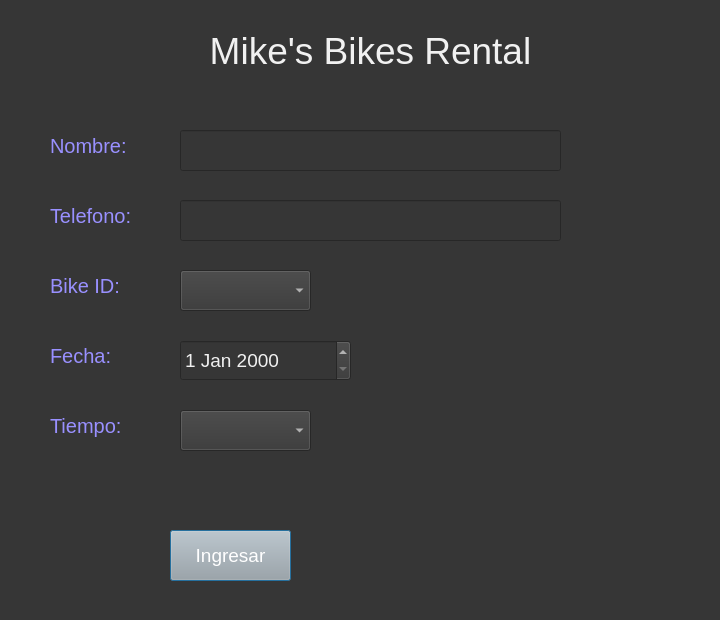
<?xml version="1.0" encoding="UTF-8"?>
<ui version="4.0">
 <class>Dialog</class>
 <widget class="QDialog" name="Dialog">
  <property name="geometry">
   <rect>
    <x>0</x>
    <y>0</y>
    <width>720</width>
    <height>620</height>
   </rect>
  </property>
  <property name="windowTitle">
   <string>Dialog</string>
  </property>
  <property name="styleSheet">
   <string notr="true">background-color: rgb(54, 54, 54);</string>
  </property>
  <widget class="QLabel" name="title">
   <property name="geometry">
    <rect>
     <x>170</x>
     <y>30</y>
     <width>401</width>
     <height>41</height>
    </rect>
   </property>
   <property name="styleSheet">
    <string notr="true">color: rgb(241, 241, 241); font-size:28pt;</string>
   </property>
   <property name="text">
    <string>Mike's Bikes Rental</string>
   </property>
   <property name="alignment">
    <set>Qt::AlignCenter</set>
   </property>
   <property name="wordWrap">
    <bool>true</bool>
   </property>
  </widget>
  <widget class="QLabel" name="namelabel">
   <property name="geometry">
    <rect>
     <x>50</x>
     <y>130</y>
     <width>101</width>
     <height>31</height>
    </rect>
   </property>
   <property name="styleSheet">
    <string notr="true">font-size:15pt; color:rgb(153, 144, 255)</string>
   </property>
   <property name="text">
    <string>Nombre:</string>
   </property>
  </widget>
  <widget class="QLabel" name="phonelabel">
   <property name="geometry">
    <rect>
     <x>50</x>
     <y>200</y>
     <width>111</width>
     <height>31</height>
    </rect>
   </property>
   <property name="styleSheet">
    <string notr="true">font-size:15pt; color:rgb(153, 144, 255)</string>
   </property>
   <property name="text">
    <string>Telefono:</string>
   </property>
  </widget>
  <widget class="QLineEdit" name="nameLineEdit">
   <property name="geometry">
    <rect>
     <x>180</x>
     <y>130</y>
     <width>381</width>
     <height>41</height>
    </rect>
   </property>
   <property name="styleSheet">
    <string notr="true">font-size:14pt; color: rgb(241, 241, 241)</string>
   </property>
  </widget>
  <widget class="QLineEdit" name="phoneLineEdit">
   <property name="geometry">
    <rect>
     <x>180</x>
     <y>200</y>
     <width>381</width>
     <height>41</height>
    </rect>
   </property>
   <property name="styleSheet">
    <string notr="true">font-size:14pt; color: rgb(241, 241, 241)</string>
   </property>
  </widget>
  <widget class="QPushButton" name="acceptButton">
   <property name="geometry">
    <rect>
     <x>170</x>
     <y>530</y>
     <width>121</width>
     <height>51</height>
    </rect>
   </property>
   <property name="styleSheet">
    <string notr="true">background-color: rgb(167, 168, 167); font-size:14pt; 
color: rgb(255, 255, 255);</string>
   </property>
   <property name="text">
    <string>Ingresar</string>
   </property>
  </widget>
  <widget class="QLabel" name="datelabel">
   <property name="geometry">
    <rect>
     <x>50</x>
     <y>340</y>
     <width>111</width>
     <height>31</height>
    </rect>
   </property>
   <property name="styleSheet">
    <string notr="true">font-size:15pt; color:rgb(153, 144, 255)</string>
   </property>
   <property name="text">
    <string>Fecha:</string>
   </property>
  </widget>
  <widget class="QLabel" name="bikeIDlabel">
   <property name="geometry">
    <rect>
     <x>50</x>
     <y>270</y>
     <width>101</width>
     <height>31</height>
    </rect>
   </property>
   <property name="styleSheet">
    <string notr="true">font-size:15pt; color:rgb(153, 144, 255)</string>
   </property>
   <property name="text">
    <string>Bike ID:</string>
   </property>
  </widget>
  <widget class="QComboBox" name="timeComboBox">
   <property name="geometry">
    <rect>
     <x>180</x>
     <y>410</y>
     <width>131</width>
     <height>41</height>
    </rect>
   </property>
   <property name="styleSheet">
    <string notr="true">font-size:14pt; color: rgb(241, 241, 241)</string>
   </property>
  </widget>
  <widget class="QLabel" name="timelabel">
   <property name="geometry">
    <rect>
     <x>50</x>
     <y>410</y>
     <width>111</width>
     <height>31</height>
    </rect>
   </property>
   <property name="styleSheet">
    <string notr="true">font-size:15pt; color:rgb(153, 144, 255)</string>
   </property>
   <property name="text">
    <string>Tiempo:</string>
   </property>
  </widget>
  <widget class="QDateEdit" name="dateEdit">
   <property name="geometry">
    <rect>
     <x>180</x>
     <y>340</y>
     <width>171</width>
     <height>41</height>
    </rect>
   </property>
   <property name="styleSheet">
    <string notr="true">font-size:14pt; color: rgb(241, 241, 241)</string>
   </property>
  </widget>
  <widget class="QComboBox" name="bikeidComboBox">
   <property name="geometry">
    <rect>
     <x>180</x>
     <y>270</y>
     <width>131</width>
     <height>41</height>
    </rect>
   </property>
   <property name="styleSheet">
    <string notr="true">font-size:14pt; color: rgb(241, 241, 241)</string>
   </property>
  </widget>
 </widget>
 <resources/>
 <connections/>
</ui>
